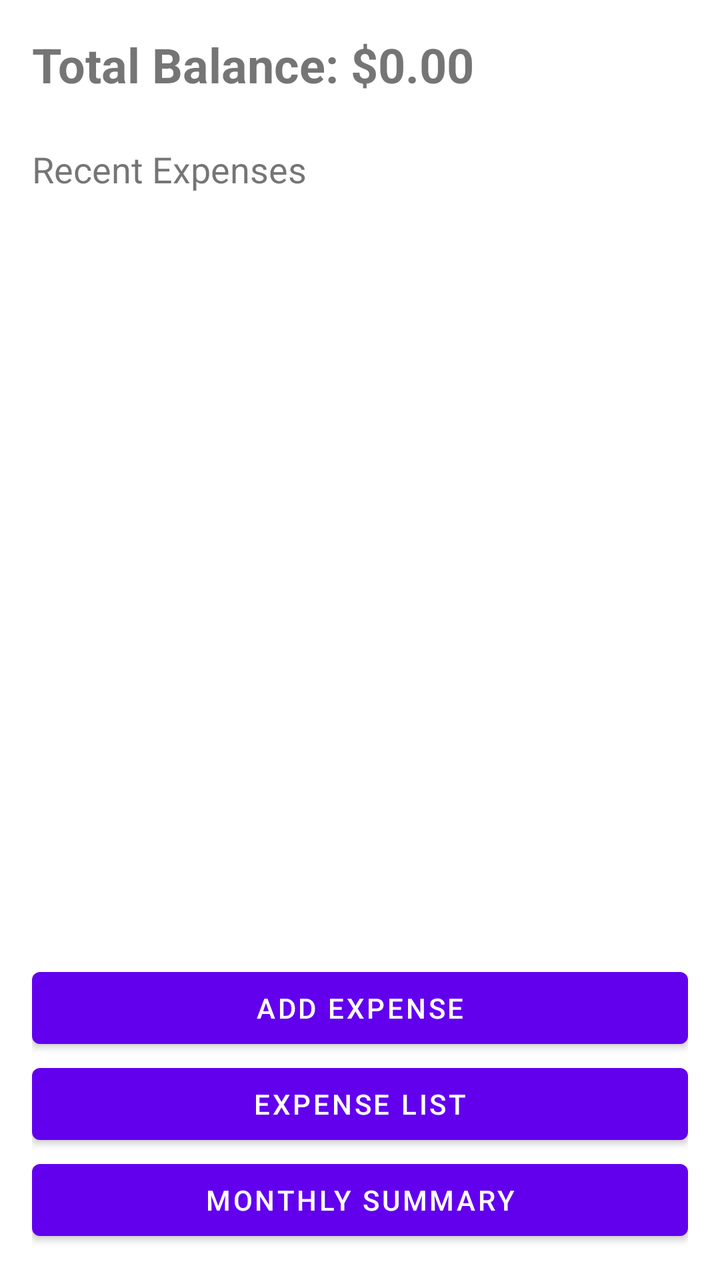
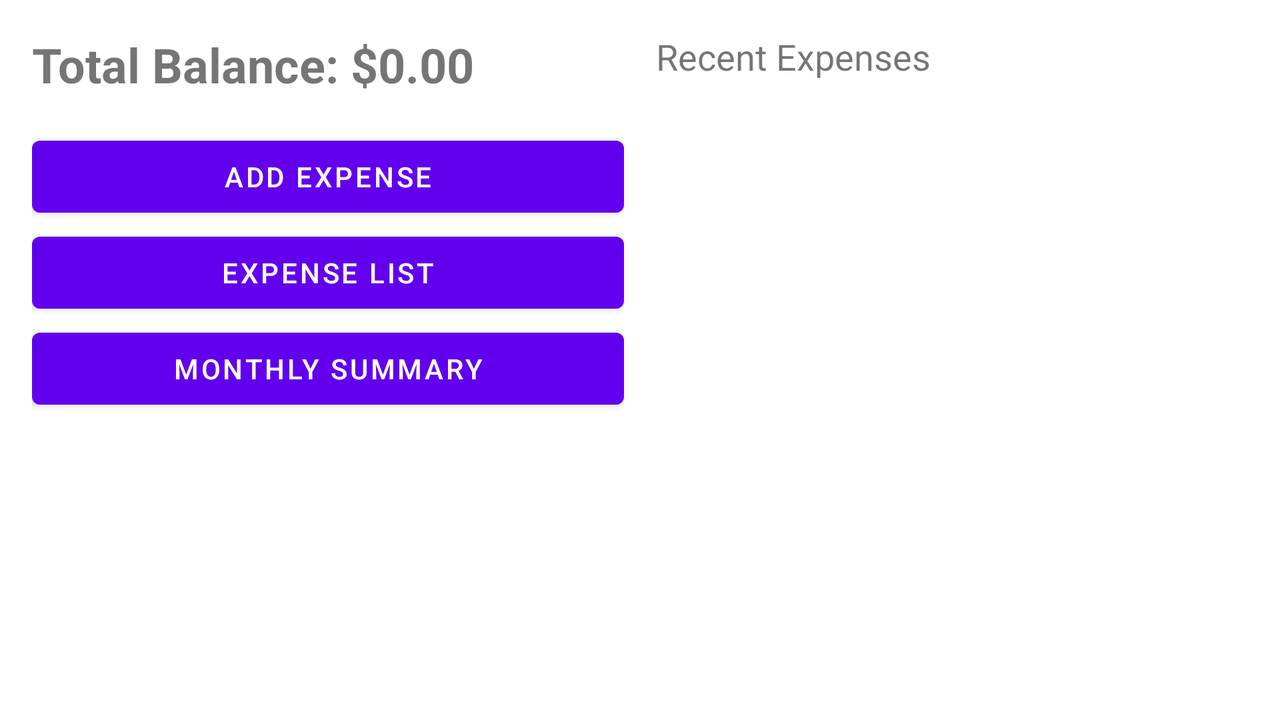

Compare how this app lays out the same screen by default and in its alternative resource folder. The renders come first, then the two layout files and the values they reference.
<!-- AndroidManifest.xml: application theme Theme.SpendWise -->
<!-- res/layout/activity_main.xml -->
<?xml version="1.0" encoding="utf-8"?>
<androidx.constraintlayout.widget.ConstraintLayout xmlns:android="http://schemas.android.com/apk/res/android"
    xmlns:app="http://schemas.android.com/apk/res-auto"
    xmlns:tools="http://schemas.android.com/tools"
    android:layout_width="match_parent"
    android:layout_height="match_parent"
    android:padding="16dp"
    tools:context=".MainActivity">

    <TextView
        android:id="@+id/tvTotalBalance"
        android:layout_width="wrap_content"
        android:layout_height="wrap_content"
        android:text="@string/total_balance"
        android:textSize="24sp"
        android:textStyle="bold"
        app:layout_constraintTop_toTopOf="parent"
        app:layout_constraintStart_toStartOf="parent" />

    <TextView
        android:id="@+id/tvRecentLabel"
        android:layout_width="wrap_content"
        android:layout_height="wrap_content"
        android:layout_marginTop="24dp"
        android:text="@string/recent_expenses"
        android:textSize="18sp"
        app:layout_constraintTop_toBottomOf="@id/tvTotalBalance"
        app:layout_constraintStart_toStartOf="parent" />

    <androidx.recyclerview.widget.RecyclerView
        android:id="@+id/rvRecentExpenses"
        android:layout_width="match_parent"
        android:layout_height="0dp"
        android:layout_marginTop="8dp"
        app:layout_constraintTop_toBottomOf="@id/tvRecentLabel"
        app:layout_constraintBottom_toTopOf="@id/btnGroup"
        app:layout_constraintStart_toStartOf="parent"
        app:layout_constraintEnd_toEndOf="parent" />

    <LinearLayout
        android:id="@+id/btnGroup"
        android:layout_width="match_parent"
        android:layout_height="wrap_content"
        android:orientation="vertical"
        app:layout_constraintBottom_toBottomOf="parent">

        <Button
            android:id="@+id/btnAddExpense"
            android:layout_width="match_parent"
            android:layout_height="wrap_content"
            android:text="@string/add_expense_title" />

        <Button
            android:id="@+id/btnViewList"
            android:layout_width="match_parent"
            android:layout_height="wrap_content"
            android:text="@string/expense_list_title" />

        <Button
            android:id="@+id/btnViewSummary"
            android:layout_width="match_parent"
            android:layout_height="wrap_content"
            android:text="@string/summary_title" />
    </LinearLayout>

</androidx.constraintlayout.widget.ConstraintLayout>
<!-- resources referenced by this layout -->
<resources>
  <string name="add_expense_title">Add Expense</string>
  <string name="expense_list_title">Expense List</string>
  <string name="recent_expenses">Recent Expenses</string>
  <string name="summary_title">Monthly Summary</string>
  <string name="total_balance">Total Balance: $0.00</string>
  <style name="Theme.SpendWise" parent="Theme.MaterialComponents.DayNight.DarkActionBar">
          <item name="colorPrimary">@color/purple_500</item>
          <item name="colorPrimaryVariant">@color/purple_700</item>
          <item name="colorOnPrimary">@color/white</item>
          <item name="colorSecondary">@color/teal_200</item>
          <item name="colorSecondaryVariant">@color/teal_700</item>
          <item name="colorOnSecondary">@color/black</item>
          <item name="android:statusBarColor" tools:targetApi="l">?attr/colorPrimaryVariant</item>
      </style>
  <color name="purple_500">#FF6200EE</color>
  <color name="purple_700">#FF3700B3</color>
  <color name="white">#FFFFFFFF</color>
  <color name="teal_200">#FF03DAC5</color>
  <color name="teal_700">#FF018786</color>
  <color name="black">#FF000000</color>
</resources>
<!-- res/layout-land/activity_main.xml (the repository's variant of the layout above) -->
<!-- drawn on the phone turned sideways -->
<?xml version="1.0" encoding="utf-8"?>
<androidx.constraintlayout.widget.ConstraintLayout xmlns:android="http://schemas.android.com/apk/res/android"
    xmlns:app="http://schemas.android.com/apk/res-auto"
    android:layout_width="match_parent"
    android:layout_height="match_parent"
    android:padding="16dp">

    <LinearLayout
        android:id="@+id/leftPanel"
        android:layout_width="0dp"
        android:layout_height="match_parent"
        android:orientation="vertical"
        app:layout_constraintHorizontal_weight="1"
        app:layout_constraintStart_toStartOf="parent"
        app:layout_constraintEnd_toStartOf="@id/rightPanel">

        <TextView
            android:id="@+id/tvTotalBalance"
            android:layout_width="wrap_content"
            android:layout_height="wrap_content"
            android:text="@string/total_balance"
            android:textSize="24sp"
            android:textStyle="bold" />

        <Button
            android:id="@+id/btnAddExpense"
            android:layout_width="match_parent"
            android:layout_height="wrap_content"
            android:layout_marginTop="16dp"
            android:text="@string/add_expense_title" />

        <Button
            android:id="@+id/btnViewList"
            android:layout_width="match_parent"
            android:layout_height="wrap_content"
            android:text="@string/expense_list_title" />

        <Button
            android:id="@+id/btnViewSummary"
            android:layout_width="match_parent"
            android:layout_height="wrap_content"
            android:text="@string/summary_title" />
    </LinearLayout>

    <LinearLayout
        android:id="@+id/rightPanel"
        android:layout_width="0dp"
        android:layout_height="match_parent"
        android:layout_marginStart="16dp"
        android:orientation="vertical"
        app:layout_constraintHorizontal_weight="1"
        app:layout_constraintStart_toEndOf="@id/leftPanel"
        app:layout_constraintEnd_toEndOf="parent">

        <TextView
            android:layout_width="wrap_content"
            android:layout_height="wrap_content"
            android:text="@string/recent_expenses"
            android:textSize="18sp" />

        <androidx.recyclerview.widget.RecyclerView
            android:id="@+id/rvRecentExpenses"
            android:layout_width="match_parent"
            android:layout_height="match_parent"
            android:layout_marginTop="8dp" />
    </LinearLayout>

</androidx.constraintlayout.widget.ConstraintLayout>
